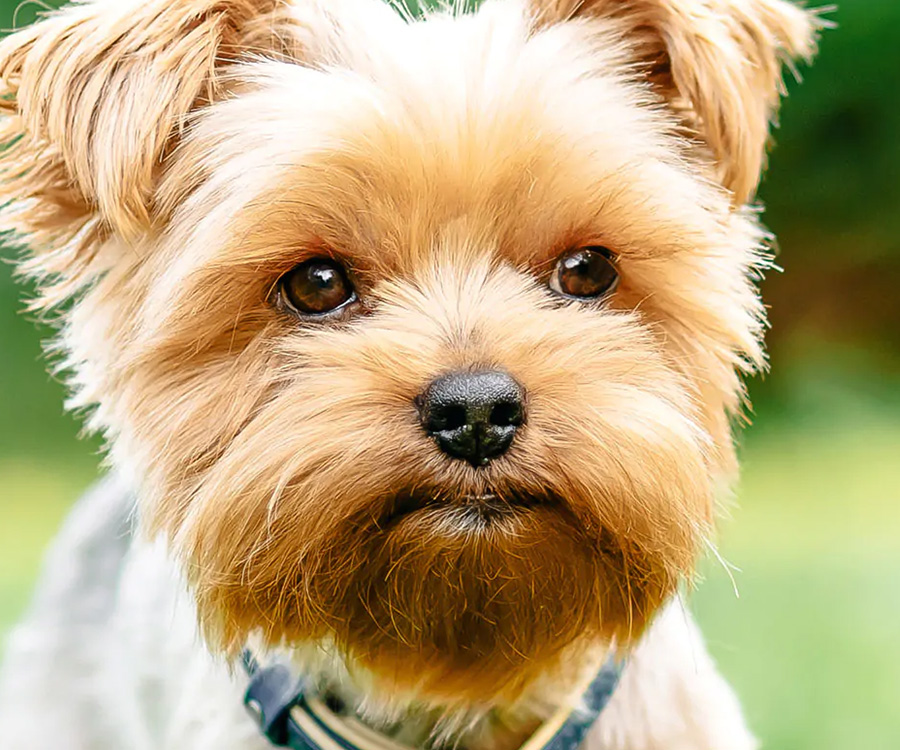
#> input picture CODE/dog.jpg, 900 x 750 px
$ python colorTest2.py
#> lines starting #> are read from the running program, lines starting #| are printed output that depends on the picture
import cv2

def convert_color_space(image, desired_color_space):
  """
  Converts an image to the specified color space.

  Args:
    image: The input image in BGR format.
    desired_color_space:
      - 'GRAY': Grayscale
      - 'HSV': HSV color space
      - 'HLS': HLS color space
      - 'YUV': YUV color space
      - 'LAB': LAB color space
      - 'RGB': RGB color space

  Returns:
    The image converted to the desired color space.
  """

  if desired_color_space == 'GRAY':
    converted_image = cv2.cvtColor(image, cv2.COLOR_BGR2GRAY)
  elif desired_color_space == 'HSV':
    converted_image = cv2.cvtColor(image, cv2.COLOR_BGR2HSV)
  elif desired_color_space == 'HLS':
    converted_image = cv2.cvtColor(image, cv2.COLOR_BGR2HLS)
  elif desired_color_space == 'YUV':
    converted_image = cv2.cvtColor(image, cv2.COLOR_BGR2YUV)
  elif desired_color_space == 'LAB':
    converted_image = cv2.cvtColor(image, cv2.COLOR_BGR2LAB)
  elif desired_color_space == 'RGB':
    converted_image = cv2.cvtColor(image, cv2.COLOR_BGR2RGB)
  else:
    raise ValueError(f"Invalid color space: {desired_color_space}")

  return converted_image

# Example usage:
image_path = 'dog.jpg'
image = cv2.imread(image_path)
#> image is the input picture: shape (750, 900, 3); mean B, G, R 127.2, 170, 189

# Convert to Grayscale
gray_image = convert_color_space(image, 'GRAY')
#> in convert_color_space, `converted_image = cv2.cvtColor(image, cv2.COLOR_BGR2GRAY)`:
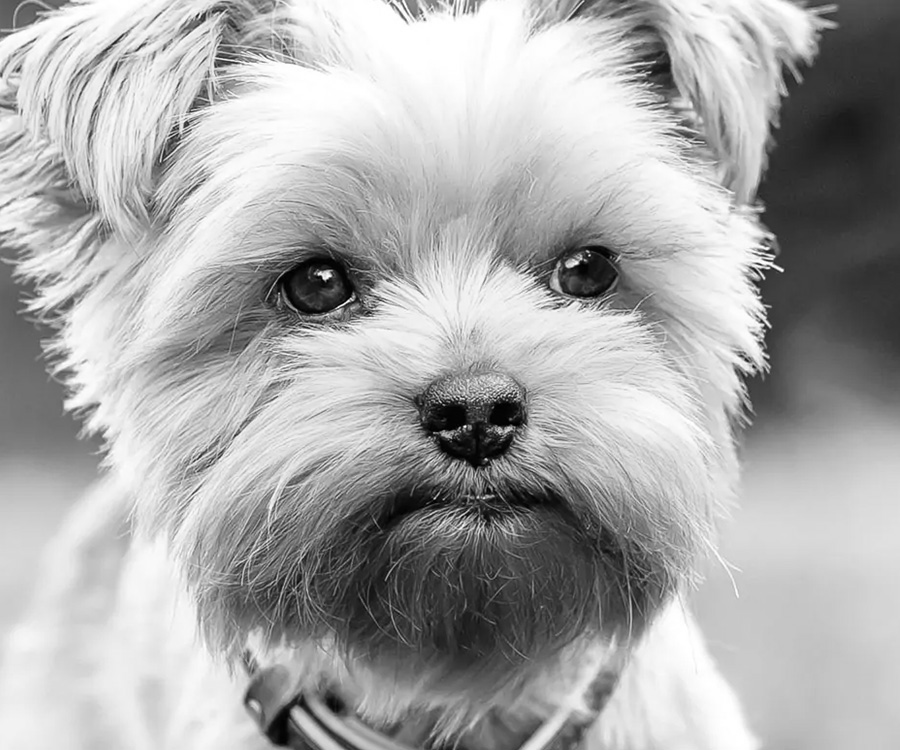
#> converted_image: shape (750, 900); min 0, max 255, mean 170.8

# Convert to HSV
hsv_image = convert_color_space(image, 'HSV')
#> in convert_color_space (call 2), `converted_image = cv2.cvtColor(image, cv2.COLOR_BGR2HSV)`: converted_image: shape (750, 900, 3); mean H, S, V 26.9, 107.7, 195

# Convert to RGB
rgb_image = convert_color_space(image, 'RGB')

# Display the images (optional)
cv2.imshow('Original', image)
cv2.imshow('Grayscale', gray_image)
cv2.imshow('HSV', hsv_image)
cv2.imshow('RGB', rgb_image )
cv2.waitKey(0)
cv2.destroyAllWindows()

$ run again, with CODE/cat.jpg copied over CODE/dog.jpg
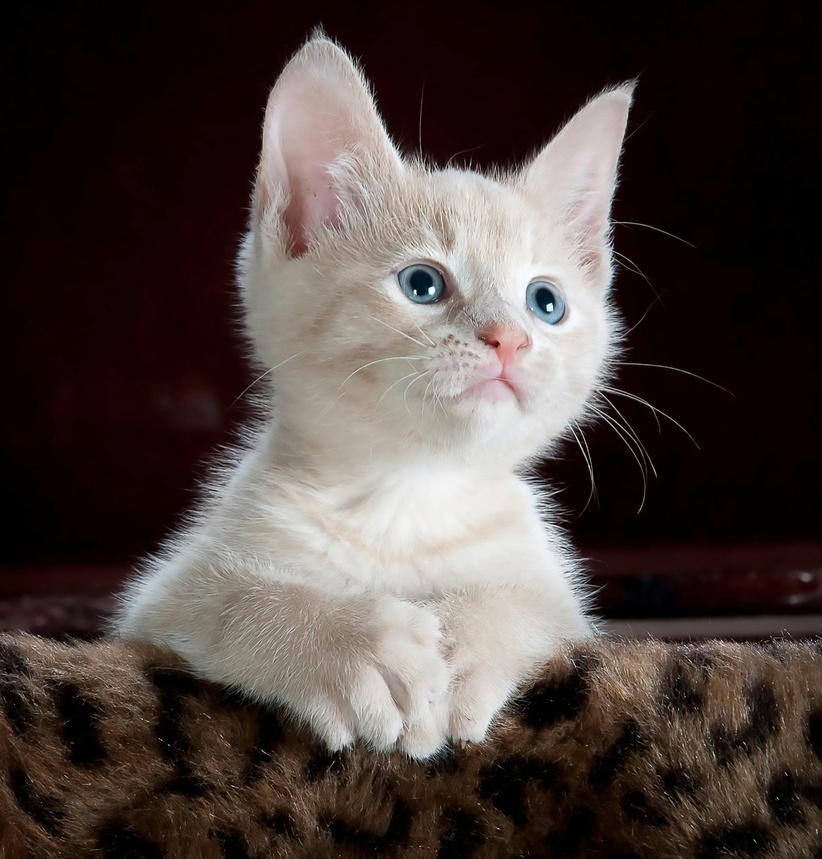
#> input picture CODE/cat.jpg, 822 x 859 px, shrunk from 2392 x 2500 before the run
#> image is the input picture: shape (859, 822, 3); mean B, G, R 63.1, 66.9, 77.3
#> in convert_color_space, `converted_image = cv2.cvtColor(image, cv2.COLOR_BGR2GRAY)`:
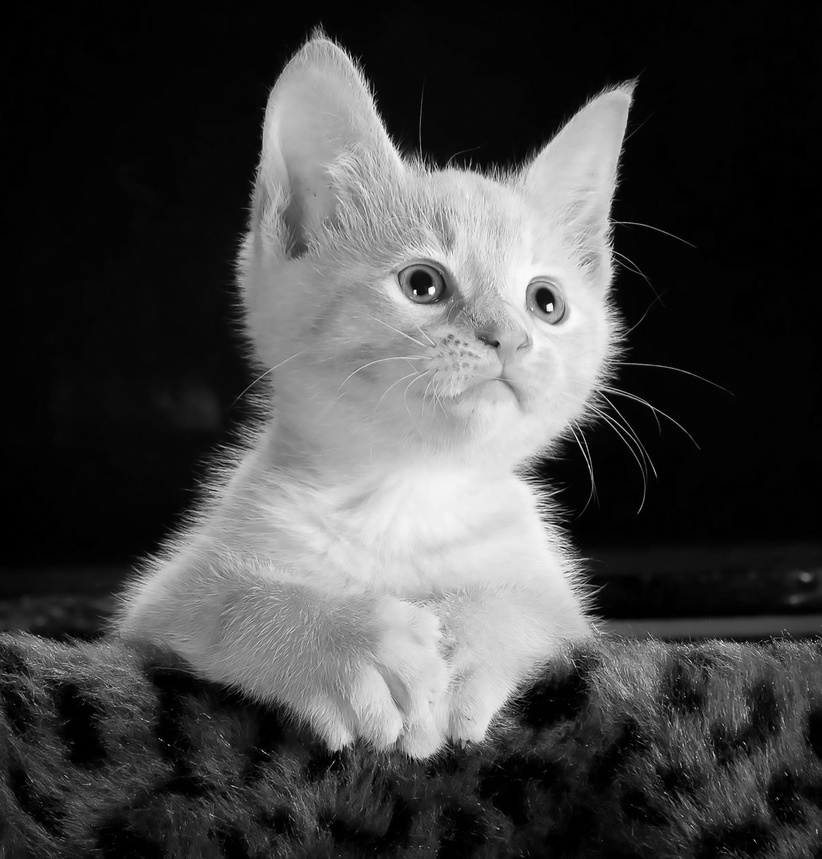
#> converted_image: shape (859, 822); min 0, max 252, mean 69.5

$ run again, with CODE/echidna.jpg copied over CODE/dog.jpg
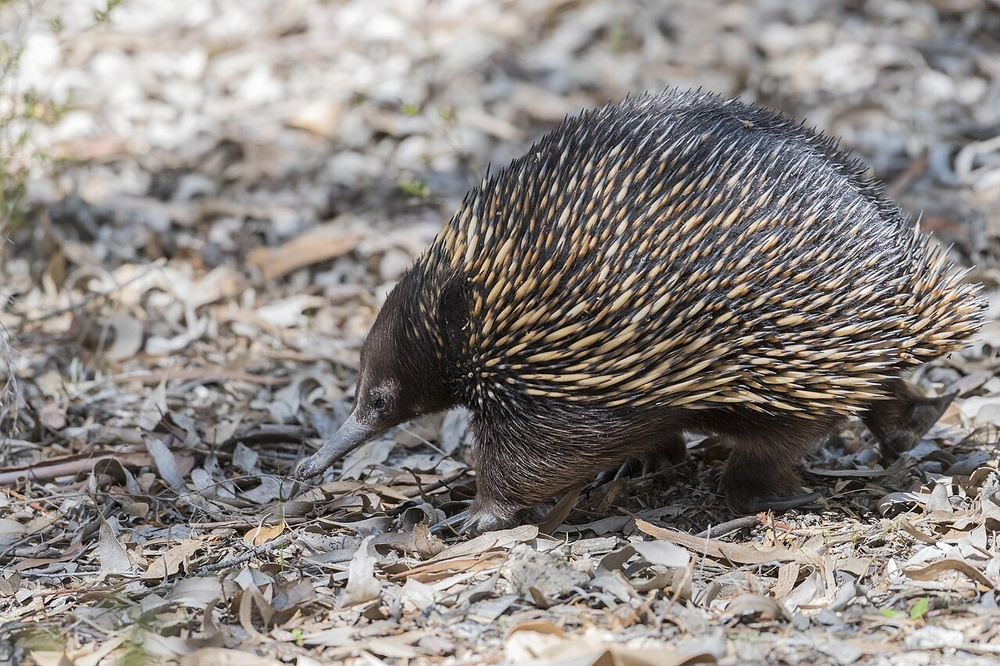
#> input picture CODE/echidna.jpg, 1000 x 666 px, shrunk from 1280 x 853 before the run
#> image is the input picture: shape (666, 1000, 3); mean B, G, R 130.6, 134.4, 140.1
#> in convert_color_space, `converted_image = cv2.cvtColor(image, cv2.COLOR_BGR2GRAY)`:
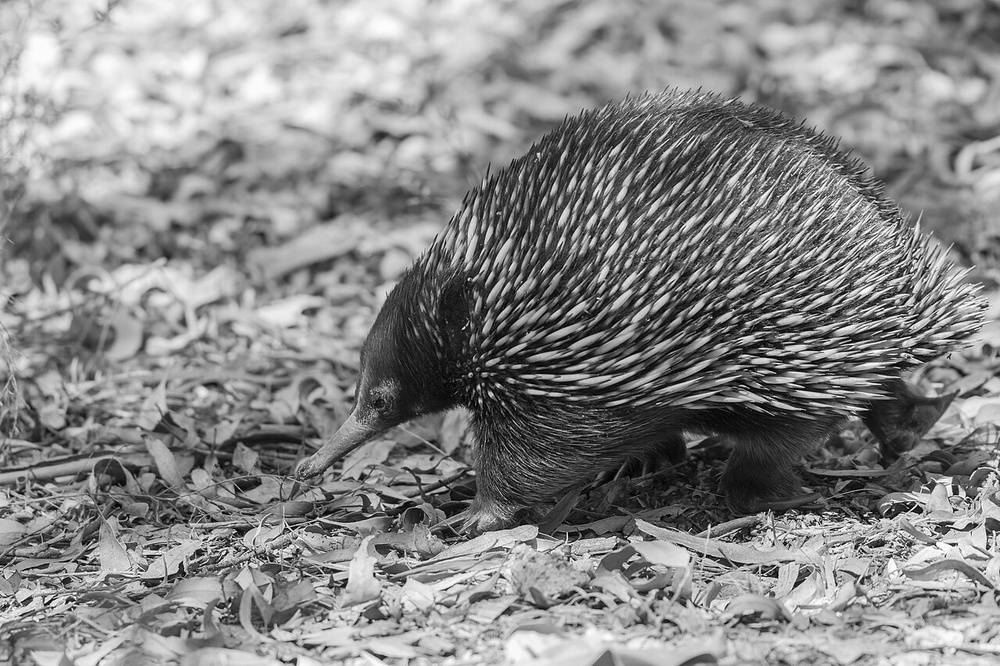
#> converted_image: shape (666, 1000); min 0, max 255, mean 135.7

$ run again, with CODE/giraffe.jpg copied over CODE/dog.jpg
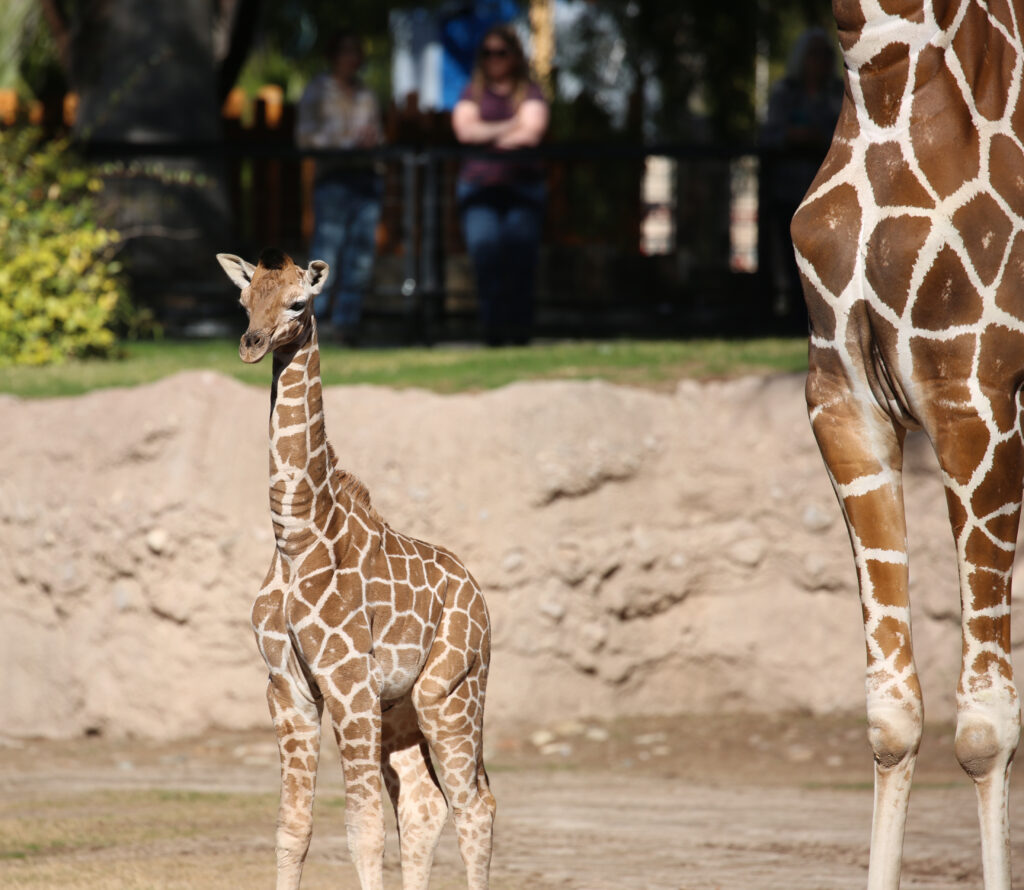
#> input picture CODE/giraffe.jpg, 1024 x 890 px
#> image is the input picture: shape (890, 1024, 3); mean B, G, R 103.6, 123.9, 142.2
#> in convert_color_space, `converted_image = cv2.cvtColor(image, cv2.COLOR_BGR2GRAY)`:
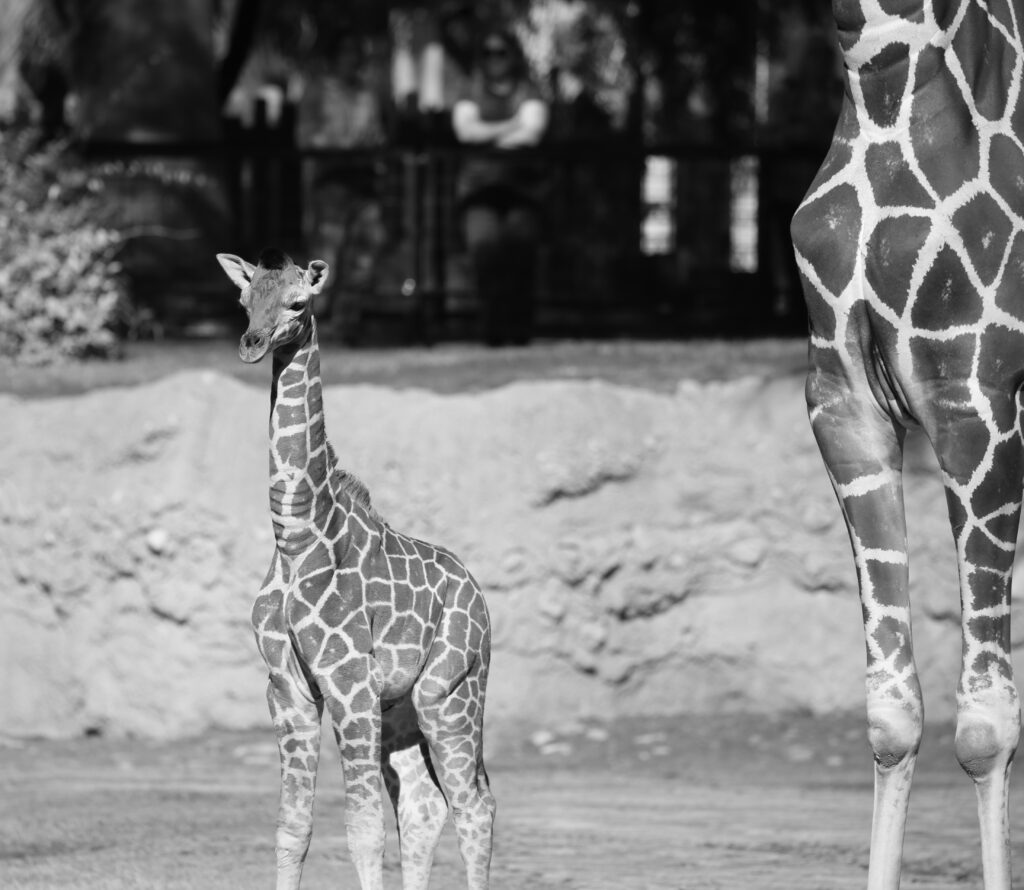
#> converted_image: shape (890, 1024); min 0, max 254, mean 127
